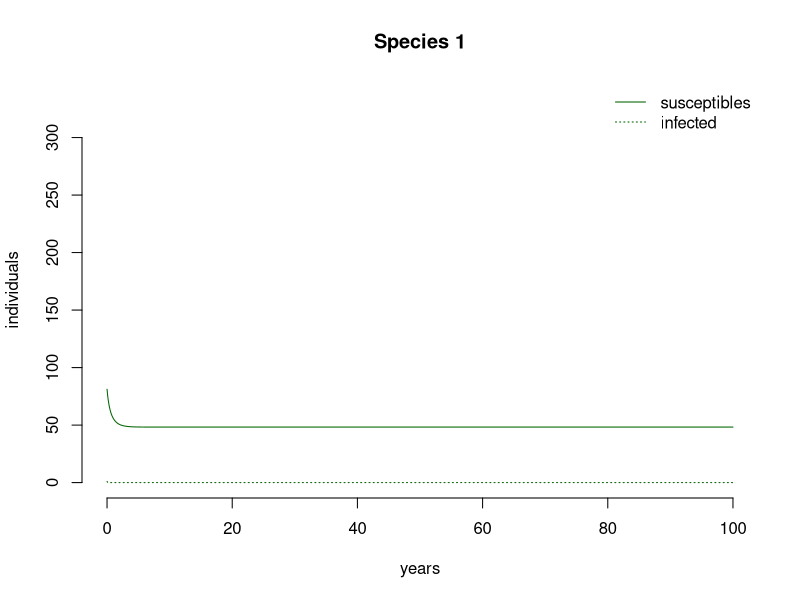
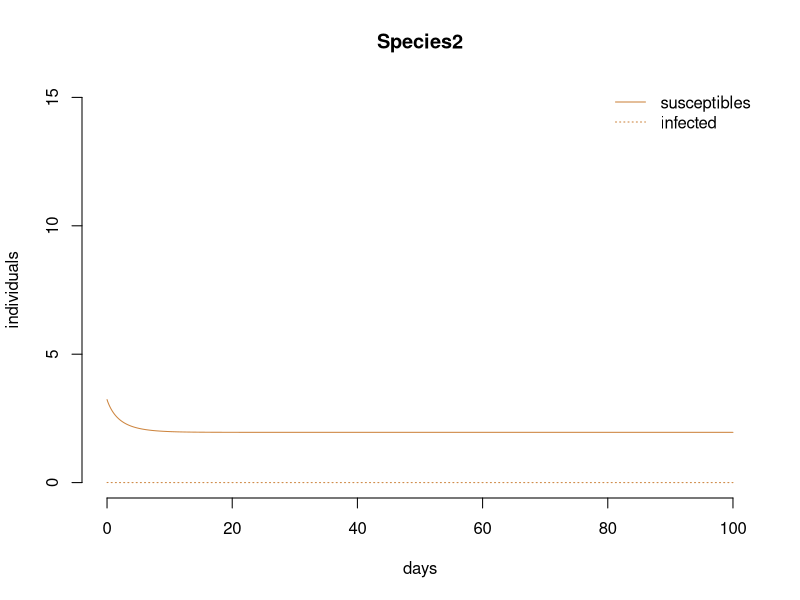
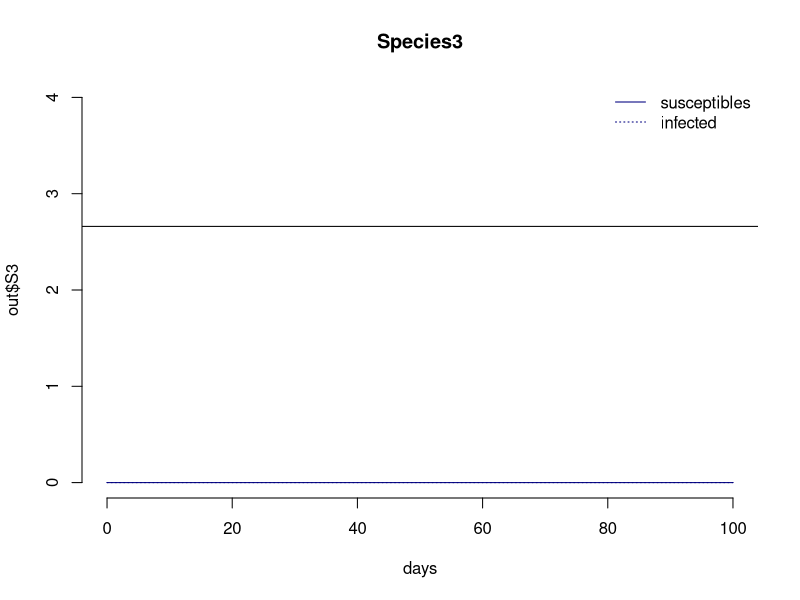
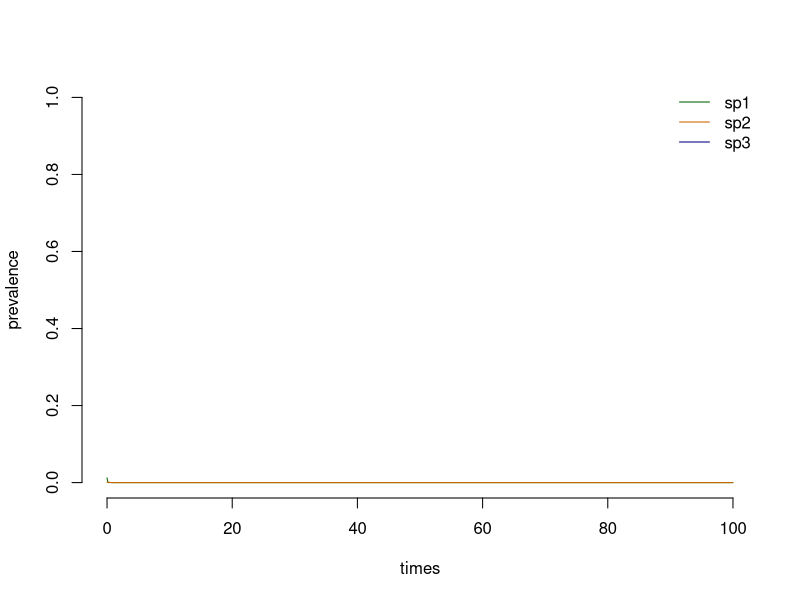
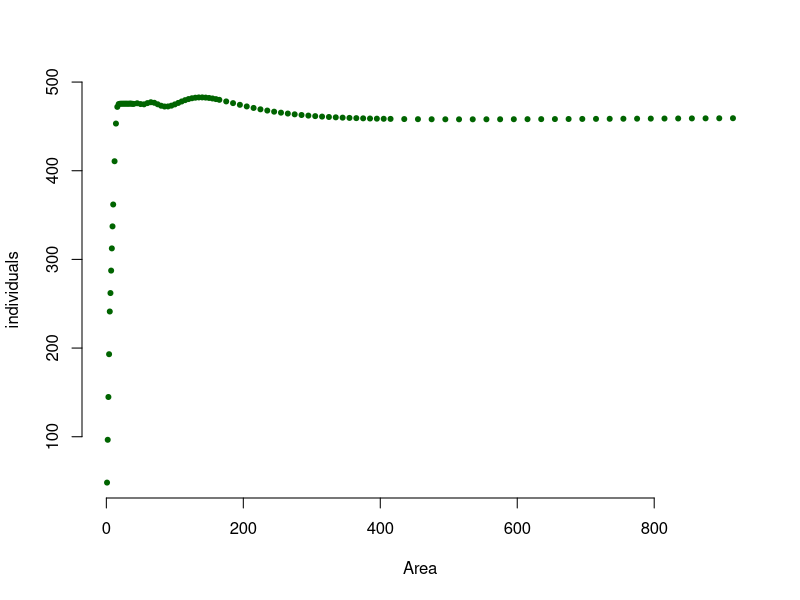
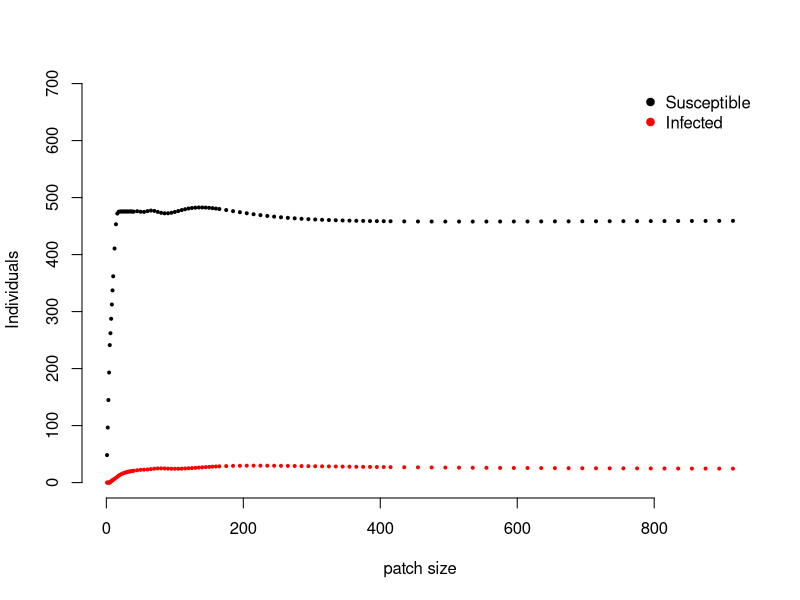
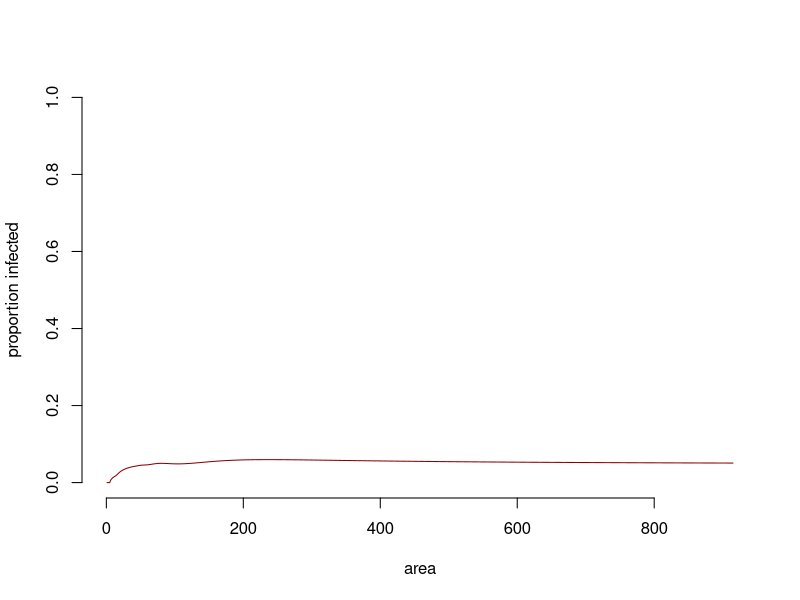
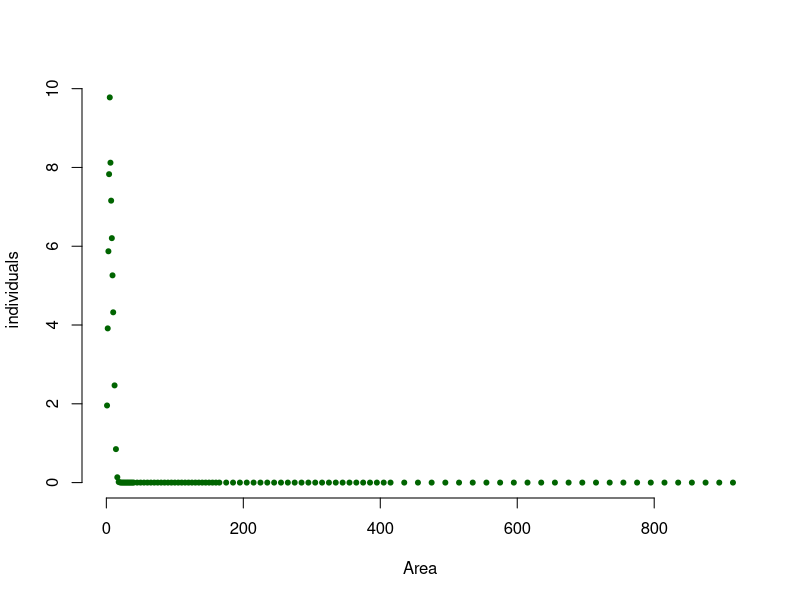

These figures' R source, in order:
######### 
# BASIC CODE FOR A GENERALIST PATHOGEN; 3 HOSTS
########
rm(list = ls())
library(deSolve)
##  Set range of pathogen Ros
Amax = 100 # maximum number of unique patches
Area=numeric(Amax)
SpecAcc=numeric(Amax)

#  Set a range of Area values
Area[1]=1.0
for(i in 1: (Amax/10) ) { 
  Area[i+1]=Area[i]+1
}
for(i in (Amax/10):(Amax/4)) { 
  Area[i+1]=Area[i]+2
}
for(i in (Amax/4):(Amax/2)) { 
  Area[i+1]=Area[i]+5
}    
for(i in (Amax/2):(Amax*3/4)) { 
  Area[i+1]=Area[i]+10
}
for(i in (Amax*3/4):(Amax-1)) { 
  Area[i+1]=Area[i]+20
}
Area=Area/40

#Hosts
Hosts=3  #number of host species

Mass=numeric(Hosts)
# Set a range of body masses in Kg
Mass[1:3]=c(0.1, 10.0,100.0)

#Empty vectors for parameters
Dens = numeric(Hosts) #assume each host has a unique density that is fixed
betaD = numeric(Hosts) #density dependent transmission; each host has a unique rate that is fixed
betaF = numeric(Hosts) #frequency dependent transmission; each host has a unique rate that is fixed
r = numeric(Hosts) #reproduction rates for each host are dependent of mass (births - deaths)
d = numeric(Hosts) #death rates for each host; dependent on mass
b = numeric(Hosts) #birth rates r+d
alphaF = numeric(Hosts) #disease induced mortality for Frequency dependent pathogens
alphaD = numeric(Hosts) #disease induced mortality for density dependent pathogens
delta = numeric(Hosts)
gamma = numeric(Hosts)

#  Density-dependent transmission
md = 26  #26x the background mortality rate
for (i in 1:Hosts) {
  Dens[i]=16.2*Mass[i]^-0.70
  betaD[i]=0.0045*md*Mass[i]^0.44 
  r[i]=0.6*Mass[i]^-0.26  # births - deaths
  d[i]=0.4*Mass[i]^-0.27 # deaths
  b[i]=r[i]+d[i]
  delta[i] = (r[i]/Dens[i])  #real way to represent b-d/N*
  alphaD[i]= d[i]*md # disease induced mortality
  gamma[i]=0.05*Mass[i]^-0.27 #
}

#  Frequency-dependent transmission
mf = 1.12 #1.12 
for (i in 1:Hosts) {
  betaF[i]=1.3*mf*Mass[i]^-0.26
  alphaF[i]= d[i]*mf
}

#Calculate carrying capacity for a patch
PatchK=matrix(NA, ncol = Amax, nrow = Hosts) #Number of Host individuals in a given species+patch; carrycapacity for patch
for(i in 1:Amax)   {
  SpecAcc[i]=0
  for(j in 1:Hosts) {
    PatchK[j,i]=Dens[j]*Area[i] #fix scales
    if (PatchK[j,i]>1) PatchK[j,i] else PatchK[j,i]=0
    if (PatchK[j,i]>1) SpecAcc[i]=SpecAcc[i]+1 else SpecAcc[i]
  }
}  

#ODEs
# library(deSolve)
# state<- c(S1=PatchK[1,50],
#           I1=1,
#           S2=PatchK[2,50],
#           I2=1,
#           S3=PatchK[3,50],
#           I3=1 
#             )
# parameters <- c(betaF,
#                 b,
#                 d,
#                 alphaF,
#                 gamma)
# 
# threehostpatchF <- function(t, state, parameters) {
#   with(as.list(c(state, parameters)), {
#     dS1 <- b[1]*(S1+I1)-(betaF[1]*S1*I1)/(S1*I1)+(betaF[2]*S1*I2)/(S1+I2) + (betaF[3]*S1*I3)/(S1+I3))-d[1]*S1+gamma[1]*I1
#     dI1<- ((betaF[1]*S1*I1)/(S1+I1+)+(betaF[2]*S1*I2)/(S1+I2) + (betaF[3]*S1*I3)/(S1+I3)) - (d[1]+alphaF[1]+gamma[1])*I1
#     dS2 <- b[2]*(S2+I2)-((betaF[1]*S2*I1)/(S2*I1)+(betaF[2]*S2*I2)/(S2+I2)+(betaF[3]*S2*I3)/(S2+I3))-d[2]*S2+gamma[2]*I2
#     dI2<- ((betaF[1]*S2*I1)/(S2+I1)+(betaF[2]*S2*I2)/(S2+I2)+ (betaF[3]*S2*I3))/(S2+I3) - (d[2]+alphaF[2]+gamma[2])*I2
#     dS3 <- b[3]*(S3+I3)-((betaF[1]*S3*I1)/(S3+I1)+(betaF[2]*S3*I2)/(S3+I2)+(betaF[3]*S3*I3)/(S3+I3))-d[3]*S3+gamma[3]*I3
#     dI3<- ((betaF[1]*S3*I1)/(S3+I1)+(betaF[2]*S3*I2)/(S3+I2)+ (betaF[3]*S3*I3)/(S3+I3)) - (d[3]+alphaF[3]+gamma[3])*I3
#     list(c(dS1, dI1, dS2, dI2, dS3, dI3))
#   })
# }
# 
# ### output of times ###
# times <- seq(0, 10, by = 0.1)
# 
# out <- as.data.frame(lsoda(y= state, times = times, func = threehostpatchF, parms = parameters))
# out$time = NULL
# 
# 
# par(mar=c(4,4,2,2))
# layout(matrix(1:3,1, 3))
# layout.show(6)
# 
# plot(times, out$S1, type='l',  xlab = 'years', main= 'Species 1', bty='n', col="darkgreen")
# lines(times, out$I1, type='l', lty= 3, col="darkgreen")
# 
# plot(times, out$S2, type= 'l', lty=1, col="peru", xlab = 'days', ylim= c(0,30), main= 'Species2', bty='n')
# lines(times, out$I2, type= 'l', lty=3, col="darkorange3")
# 
# plot(times, out$S3, type= 'l', col="navy", xlab = 'days', ylim= c(0,30), main= 'Species3', bty='n')
# lines(times, out$I3, type= 'l', lty=3, col="navy")
# 
# plot(times, out$I1/(out$S1+out$I1), type='l',col="darkgreen", main="Prevalence", bty='n', ylim=c(0,1))
# lines(times, out$I2/(out$S2+out$I2), type= 'l', lty=3, col="darkorange3")
# lines(times,out$I3/(out$S3+out$I3), type='l', lty=3, col= "navy")
# 


Area=1
####
library(deSolve)
state<- c(S1=if (Dens[1]*Area>1) Dens[1]*Area else 0,
          I1=1,
          S2=if (Dens[2]*Area>1) Dens[2]*Area else 0,
          I2=0,
          S3=if (Dens[3]*Area>1) Dens[1]*Area else 0,
          I3=0 
)
parameters <- c(betaD,
                b,
                d,
                alphaD,
                gamma,
                Dens,
                Area)

threehostpatchD <- function(t, state, parameters) {
  with(as.list(c(state, parameters)), {
  dS1 <- b[1]*(S1+I1)*(1-((S1+I1)/(Dens[1]*Area))) - ((betaD[1]*S1*I1) + (betaD[2]*S1*I2) + (betaD[3]*S1*I3)) - d[1]*S1 + gamma[1]*I1
  dI1 <- ((betaD[1]*S1*I1) + (betaD[2]*S1*I2) + (betaD[3]*S1*I3)) - (d[1]+alphaD[1]+gamma[1])*I1
  dS2 <- b[2]*(S2+I2)*(1-((S2+I2)/(Dens[2]*Area))) - ((betaD[1]*S2*I1) + (betaD[2]*S2*I2) + (betaD[3]*S2*I3)) - d[2]*S2 + gamma[2]*I2
  dI2 <- ((betaD[1]*S2*I1) + (betaD[2]*S2*I2) + (betaD[3]*S2*I3)) - (d[2]+alphaD[2]+gamma[2])*I2
  dS3 <- b[3]*(S3+I3)*(1-((S3+I3)/(Dens[1]*Area))) - ((betaD[1]*S3*I1) +  (betaD[2]*S3*I2) + (betaD[3]*S3*I3)) - d[3]*S3 + gamma[3]*I3
  dI3 <- ((betaD[1]*S3*I1) +  (betaD[2]*S3*I2) + (betaD[3]*S3*I3)) - (d[3]+alphaD[3]+gamma[3])*I3
  list(c(dS1, dI1, dS2, dI2, dS3, dI3))
  })
}

### output of times ###
times <- seq(0, 100, by = 0.1)

out <- as.data.frame(lsoda(y= state, times = times, func = threehostpatchD, parms = parameters))
out$time = NULL

# par(mar=c(4,4,2,2))
# layout(matrix(1:1,1, 1))
# layout.show(6)

plot(times, out$S1, type='l',  xlab = 'years', main= 'Species 1', bty='n', col="darkgreen", 
     ylim= c(0,PatchK[1,50]), ylab= 'individuals')
lines(times, out$I1, type='l', lty= 3, col="darkgreen")
#lines(times, out$S1+ out$I1, col= 'black')
legend("topright", c("susceptibles", "infected"), col="darkgreen", lty= c(1,3), bty='n')

plot(times, out$S2, type= 'l', lty=1, col="peru", xlab = 'days', 
     ylim= c(0,15), main= 'Species2', bty='n',
     ylab= 'individuals')
lines(times, out$I2, type= 'l', lty=3, col="peru")
legend("topright", c("susceptibles", "infected"), col="peru", lty= c(1,3), bty='n')

plot(times, out$S3, type= 'l', col="navy", xlab = 'days', ylim= c(0,4), main= 'Species3', bty='n')
lines(times, out$I3, type= 'l', lty=3, col="navy")
abline(h=PatchK[3,50])
legend("topright", c("susceptibles", "infected"), col="navy", lty= c(1,3), bty='n')

plot(times, out$I1/(out$S1+out$I1), type='l',col="darkgreen", 
     ylab="prevalence", bty='n', ylim=c(0,1))
lines(times, out$I2/(out$S2+out$I2), type= 'l', col="darkorange3")
lines(times,out$I3/(out$S3+out$I3), type='l', col= "navy")
legend("topright", c("sp1", "sp2", "sp3"), bty='n', lty=1, col=c("darkgreen","darkorange3", "navy"))


#########
#code to find equilibrium in each patch size
### Calculating state variables at time = 40 ####
Area[1]=1.0
for(i in 1: (Amax/10) ) { 
  Area[i+1]=Area[i]+1
}
for(i in (Amax/10):(Amax/4)) { 
  Area[i+1]=Area[i]+2
}
for(i in (Amax/4):(Amax/2)) { 
  Area[i+1]=Area[i]+5
}    
for(i in (Amax/2):(Amax*3/4)) { 
  Area[i+1]=Area[i]+10
}
for(i in (Amax*3/4):(Amax-1)) { 
  Area[i+1]=Area[i]+20
}
Area=Area
times <- seq(0, 100, by = 0.1)
# Species1 #
storeS1 = {};
for (i in Area) {
  parameters["Area"] = i;
  out <- as.data.frame(ode(y= state, times = c(0,40), func = threehostpatchD, parms = parameters));
  storeS1 = c(storeS1, out$S1[2]);
}

plot(Area, storeS1, type = "p", pch=20, 
     col= "darkgreen", ylab='individuals', bty='n')

storeI1 = {};
for (i in Area) {
  parameters["Area"] = i;
  out <- as.data.frame(ode(y= state, times = c(0,40), func = threehostpatchD, parms = parameters));
  storeI1 = c(storeI1, out$I1[2]);
}
plot(Area, storeS1, type = "p", 
     col= "black", xlab= "patch size", ylab= "Individuals",
     ylim=c(0, max(storeS1)*1.4), bty='n', cex=0.4,pch=19)
points(Area, storeI1,  col= "red", cex=0.4,pch=19)
legend("topright", c( "Susceptible", "Infected"), 
       col = c("black", "red"), bty = "n", pch=19)

plot(Area,storeI1/ (storeS1 + storeI1), type= 'l', 
     col="darkred", ylim= c(0, 1.0), ylab='proportion infected', 
     xlab = 'area', bty='n')

storeS2 = {};
for (i in Area) {
  parameters["Area"] = i;
  out <- as.data.frame(ode(y= state, times = c(0,40), func = threehostpatchD, parms = parameters));
  storeS2 = c(storeS2, out$S2[2]);
}

plot(Area, storeS2, type = "p", pch=20, 
     col= "darkgreen", ylab='individuals', bty='n')

storeI2 = {};
for (i in Area) {
  parameters["Area"] = i;
  out <- as.data.frame(ode(y= state, times = c(0,40), func = threehostpatchD, parms = parameters));
  storeI2 = c(storeI2, out$I2[2]);
}
plot(Area, storeS2, type = "p", 
     col= "black", xlab= "patch size", ylab= "Individuals",
     ylim=c(0, max(storeS2)*1.4), bty='n', cex=0.4,pch=19)
points(Area, storeI2,  col= "red", cex=0.4,pch=19)
legend("topright", c( "Susceptible", "Infected"), 
       col = c("black", "red"), bty = "n", pch=19)

plot(Area,storeI2/ (storeS2 + storeI2), type= 'l', 
     col="darkred", ylim= c(0, 1.0), ylab='proportion infected', 
     xlab = 'area', bty='n')

storeS3 = {};
for (i in Area) {
  parameters["Area"] = i;
  out <- as.data.frame(ode(y= state, times = c(0,40), func = threehostpatchD, parms = parameters));
  storeS3 = c(storeS3, out$S3[2]);
}

plot(Area, storeS3, type = "p", pch=20, 
     col= "darkgreen", ylab='individuals', bty='n')

storeI3 = {};
for (i in Area) {
  parameters["Area"] = i;
  out <- as.data.frame(ode(y= state, times = c(0,40), func = threehostpatchD, parms = parameters));
  storeI3 = c(storeI3, out$I3[2]);
}
plot(Area, storeS3, type = "p", 
     col= "black", xlab= "patch size", ylab= "Individuals",
     ylim=c(0, max(storeS3)*1.4), bty='n', cex=0.4,pch=19)
points(Area, storeI3,  col= "red", cex=0.4,pch=19)
legend("topright", c( "Susceptible", "Infected"), 
       col = c("black", "red"), bty = "n", pch=19)

plot(Area,storeI3/ (storeS3 + storeI3), type= 'l', 
     col="darkred", ylim= c(0, 1.0), ylab='proportion infected', 
     xlab = 'area', bty='n')
